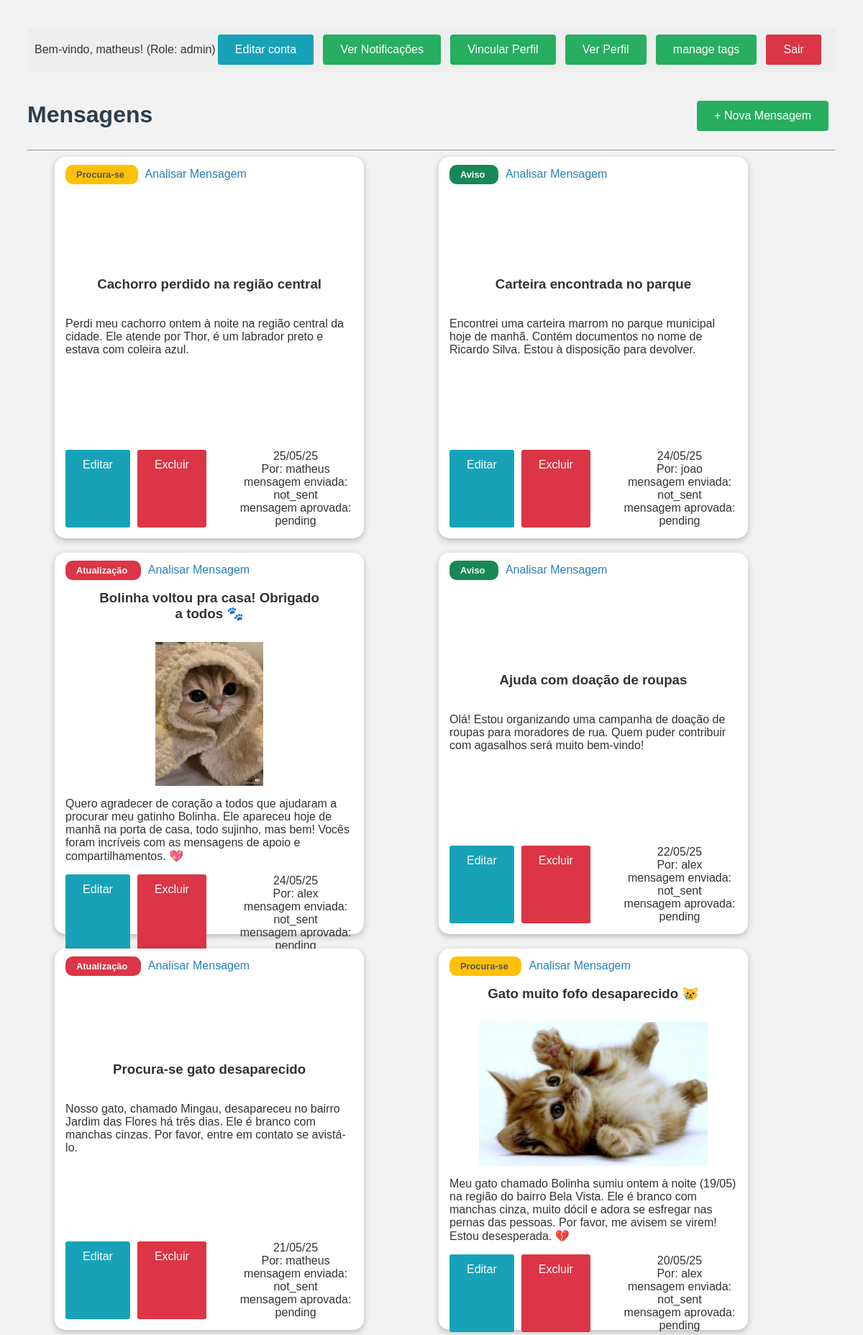
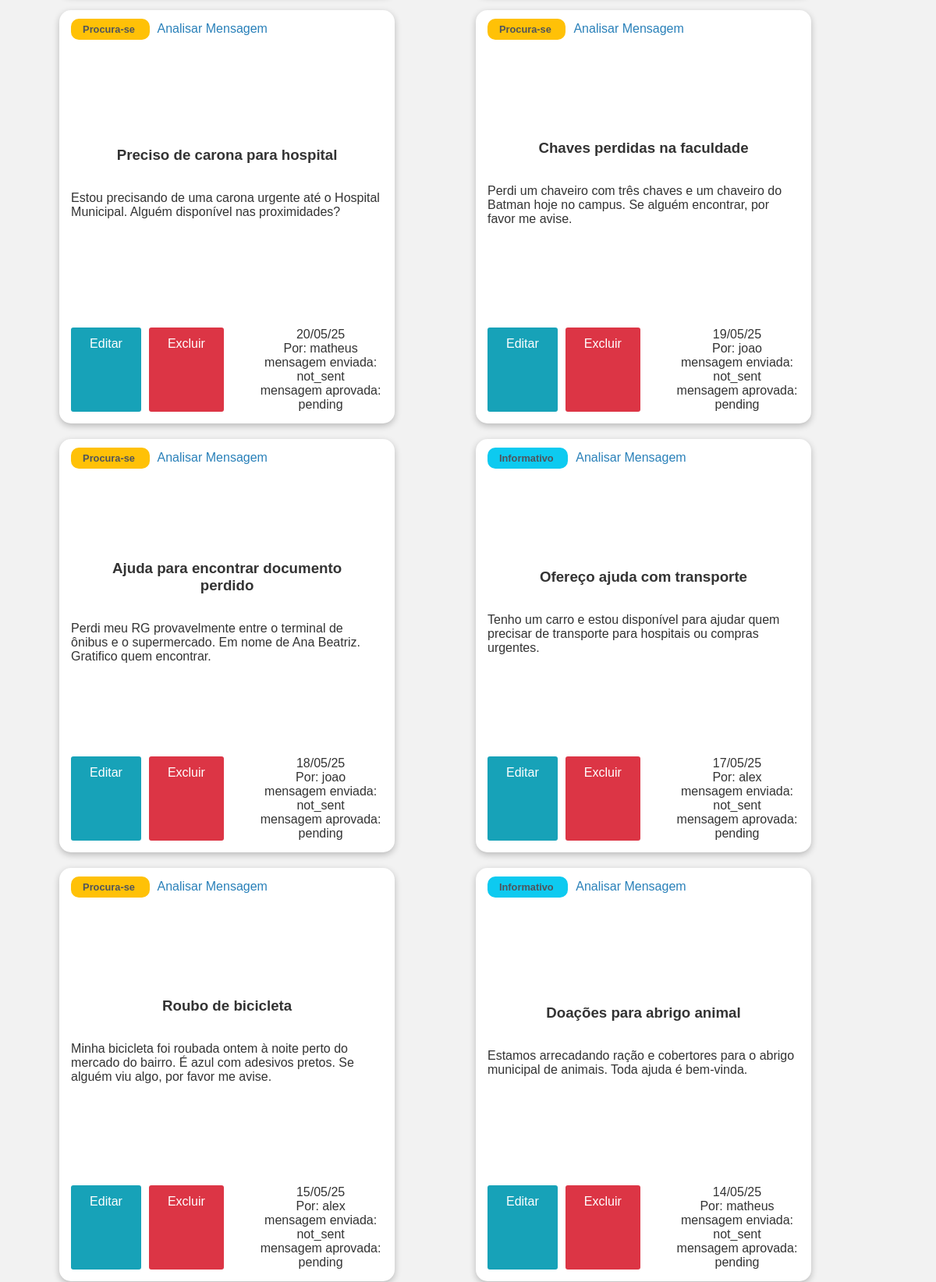
/mensagem/index.php (signed in, upper part), run on the app's committed database (2 pictures, top to bottom).
### tables this page shows
CREATE TABLE `mensagens` (
  `id` int(11) NOT NULL,
  `titulo` varchar(100) DEFAULT NULL,
  `conteudo` text DEFAULT NULL,
  `criado_em` timestamp NOT NULL DEFAULT current_timestamp(),
  `user_id` int(11) DEFAULT NULL,
  `tag_id` int(11) DEFAULT NULL,
  `image_path` varchar(255) DEFAULT NULL
);

CREATE TABLE `tags` (
  `id` int(11) NOT NULL,
  `nome` varchar(50) NOT NULL
);

CREATE TABLE `usuarios` (
  `id` int(11) NOT NULL,
  `username` varchar(50) NOT NULL,
  `password` varchar(255) NOT NULL,
  `role` varchar(20) DEFAULT 'user',
  `created_at` timestamp NOT NULL DEFAULT current_timestamp(),
  `telefone` VARCHAR(20),
  `area_atuacao` VARCHAR(255),
  `email` varchar(255) NOT NULL
);

### mensagem/index.php (the view, shortened to what this page needs)
<?php
include 'db.php';
$sql = "SELECT m.*, u.username, t.nome AS tag_nome
        FROM mensagens m
        LEFT JOIN usuarios u ON m.user_id = u.id
        LEFT JOIN tags t ON m.tag_id = t.id
        ORDER BY m.criado_em DESC";
$result = $conn->query($sql);
$logged_user_id = isset($_SESSION['user_id']) ? $_SESSION['user_id'] : null;
$logged_user_role = isset($_SESSION['role']) ? $_SESSION['role'] : null;
?>
<!DOCTYPE html>
<html>
<head>
    <link rel="stylesheet" href="style.css">
</head>
<body>
    <div
        style="padding: 10px; background-color: #eee; margin-bottom: 20px; border-radius: 5px; display: flex; justify-content: space-between; align-items: center;">
        <span>
            Bem-vindo, <?php echo htmlspecialchars($_SESSION['username']); ?>!
            (Role: <?php echo htmlspecialchars($logged_user_role); ?>)
        </span>
        <a href="../auth/editar_perfil.php" class="botao botao-editar">Editar conta</a>
        <a href="notificacoes.php">
            <button>Ver Notificações</button>
        </a>
        <a href="vincular_perfil.php">
            <button>Vincular Perfil</button>
        </a>
        <a href="ver_perfil.php">
            <button>Ver Perfil</button>
        </a>
        <a href="manage_tags.php">
            <button>manage tags</button>
        </a>
        <a href="../auth/logout.php" class="botao botao-excluir">Sair</a>
    </div>
    <div class="msg-header">
        <div class="header-title">
            <h1>Mensagens</h1>
            <a href="create.php" class="button-new"><button style="margin-top: 20px">+ Nova Mensagem</button></a>
        </div>
    </div>
    <hr>
    <?php if ($result->num_rows > 0): ?>
        <div class="cards_list">
            <?php while ($row = $result->fetch_assoc()): ?>
                <?php
                $conteudo = htmlspecialchars($row['conteudo']);
                ?>
                <div class="message-card  <?php
                if (!empty($row['image_path']) && mb_strlen($conteudo) > 250) {
                    echo 'aumenta-card';
                }
                ?>">
                    <div class="display-tag">
                        <?php if (!empty($row['tag_nome'])): ?>
                            <span class="message-tag
                            <?php
                            if ($row['tag_nome'] === 'Atualização') {
                                echo 'tag-importante';
                            } elseif ($row['tag_nome'] === 'Aviso') {
                                echo 'tag-aviso';
                            } elseif ($row['tag_nome'] === 'Informativo') {
                                echo 'tag-informativo';
                            } elseif ($row['tag_nome'] === 'Procura-se') {
                                echo 'tag-procurase';
                            }
                            ?>
                            ">
                                <?= htmlspecialchars($row['tag_nome']) ?>
                            </span>
                        <?php if ($row['admin_status'] === 'pending'): ?>
                            <span>
                                <a href="analisar_mensagem.php?id=<?= $row['id'] ?>" class="btn-analisar">
                                    Analisar Mensagem
                                </a>
                            </span>
                        <?php endif; ?>
                        <?php elseif ($row['tag_id']): ?>
                            <span class="message-tag" style="/* estilo diferente talvez */">[Tag Removida]</span>
                        <?php endif; ?>
                    </div>
                    <div class="message-info">
                        <div class="card-title">
                            <h3><?= htmlspecialchars($row['titulo']) ?></h3>
                        </div>
                        <div class="card-image">
                            <?php if (!empty($row['image_path'])): ?>
                                <img src="<?= htmlspecialchars($row['image_path']) ?>"
                                    style="max-height: 200px; height: auto; margin-top: 10px;">
                            <?php endif; ?>
                        </div>
                        <div class="display-text">
                            <p class="message-text <?php
                            if (!empty($row['image_path']) && mb_strlen($conteudo) > 250) {
                                echo 'limita-tamanho-txt';
                            }
                            ?>">
                                <?php
                                echo nl2br($conteudo);
                                ?>
                            </p>
                        </div>
                    </div>
                    <div class="card-footer">
                        <div class="footer-member class-buttons">
                            <?php
                            if ($logged_user_id !== null && ($row['user_id'] == $logged_user_id || $logged_user_role === 'admin')):
                                ?>
                                <a href="edit.php?id=<?= $row['id'] ?>" class="botao botao-editar">Editar</a>
                                <a href="#" onclick="confirmarExclusao(<?= $row['id'] ?>)" class="botao botao-excluir">Excluir</a>
                            <?php endif; ?>
                        </div>
                        <div class="footer-member card-meta">
                            <div>
                                <?= date('d/m/y', strtotime($row['criado_em'])) ?>
                            </div>
                            <div>
                                <?php
                                $owner_id = $row['user_id'] ?? null;
                                ?>
                                <?php if (!empty($row['username'])): ?>
                                    Por: <?= htmlspecialchars($row['username']) ?>
                                    <br>
                                    mensagem enviada: <?= htmlspecialchars($row['status']) ?>
                                    <br>
                                    mensagem aprovada: <?= htmlspecialchars($row['admin_status']) ?>
                                <?php elseif ($owner_id): ?>
                                    Por: (usuário desconhecido)
                                <?php else: ?>
                                    Por: (autor não registrado)
                                <?php endif; ?>
                            </div>
                        </div>
                    </div>
                </div>
            <?php endwhile; ?>
        </div>
    <?php else: ?>
        <p>Nenhuma mensagem encontrada.</p>
    <?php endif; ?>
</body>
</html>

### mensagem/style.css (style rules this page uses)
body { font-family: Arial, sans-serif; background-color: #f2f2f2; padding: 30px; color: #333; }
h1, h2 { color: #2c3e50; }
a { color: #2980b9; text-decoration: none; margin-right: 10px; }
button { padding: 12px 24px; background-color: #27ae60; color: white; border: none; border-radius: 4px; cursor: pointer; font-size: 1em; }
.cards_list { width: 95%; margin: 0 auto; display: flex; flex-direction: column; flex-flow: wrap; flex-wrap: wrap; }
.message-card { display: flex; flex-direction: column; justify-content: space-between; background-color: white; padding: 15px; margin: 0 auto; margin-left: 10px; margin-bottom: 20px; border-radius: 15px; box-shadow: rgba(0, 0, 0, 0.24) 0px 3px 8px; width: 400px; height: 500px; transition: all 3s ease; }
.message-tag { background-color: #e2e3e5; color: #4f545c; padding: 6px 15px; border-radius: 10px; font-size: 0.8em; font-weight: bold; margin-right: 10px; }
.tag-importante { background-color: #dc3545; color: #f8f9fa; }
.tag-aviso { background-color: #198754; color: #f8f9fa; }
.tag-informativo { background-color: #0dcaf0; }
.tag-procurase { background-color: #ffc107; }
.card-title { display: flex; justify-content: center; }
.card-title h3 { width: 80%; text-align: center; }
.card-image { display: flex; justify-content: center; }
.card-footer { display: flex; flex-direction: row; justify-content: space-between; }
.class-buttons { display: flex; flex-direction: row; justify-content: space-between; }
.footer-member { width: 40%; }
.card-meta { display: flex; flex-direction: column; }
.card-meta div { text-align: center; }
.msg-header { display: flex; flex-direction: column; }
.header-title { display: flex; flex-direction: row; justify-content: space-between; }
.botao { padding: 12px 24px; text-decoration: none; border-radius: 3px; transition: background-color 0.3s ease, transform 0.2s ease; }
.botao-editar { background-color: #17a2b8; color: white; }
.botao-excluir { background-color: #dc3545; color: white; }

### data on the page
mensagens: tag.nome "Procura-se", titulo "Cachorro perdido na região central", conteudo "Perdi meu cachorro ontem à noite na região central da cidade. Ele atende por Thor, é um labrador preto e estava com coleira azul.", criado_em "25/05/25", user.username "matheus", status "not_sent", admin_status "pending"
mensagens: tag.nome "Aviso", titulo "Carteira encontrada no parque", conteudo "Encontrei uma carteira marrom no parque municipal hoje de manhã. Contém documentos no nome de Ricardo Silva. Estou à disposição para devolver.", criado_em "24/05/25", user.username "joao", status "not_sent", admin_status "pending"
mensagens: tag.nome "Atualização", titulo "Bolinha voltou pra casa! Obrigado a todos 🐾", image_path (picture), conteudo "Quero agradecer de coração a todos que ajudaram a procurar meu gatinho Bolinha. Ele apareceu hoje de manhã na porta de casa, todo sujinho, mas bem! Vocês foram incríveis com as mensagens de apoio e compartilhamentos. 💖", criado_em "24/05/25", user.username "alex", status "not_sent", admin_status "pending"
mensagens: tag.nome "Aviso", titulo "Ajuda com doação de roupas", conteudo "Olá! Estou organizando uma campanha de doação de roupas para moradores de rua. Quem puder contribuir com agasalhos será muito bem-vindo!", criado_em "22/05/25", user.username "alex", status "not_sent", admin_status "pending"
mensagens: tag.nome "Atualização", titulo "Procura-se gato desaparecido", conteudo "Nosso gato, chamado Mingau, desapareceu no bairro Jardim das Flores há três dias. Ele é branco com manchas cinzas. Por favor, entre em contato se avistá-lo.", criado_em "21/05/25", user.username "matheus", status "not_sent", admin_status "pending"
mensagens: tag.nome "Procura-se", titulo "Gato muito fofo desaparecido 😿", image_path (picture), conteudo "Meu gato chamado Bolinha sumiu ontem à noite (19/05) na região do bairro Bela Vista. Ele é branco com manchas cinza, muito dócil e adora se esfregar nas pernas das pessoas. Por favor, me avisem se virem! Estou desesperada. 💔", criado_em "20/05/25", user.username "alex", status "not_sent", admin_status "pending"
mensagens: tag.nome "Procura-se", titulo "Preciso de carona para hospital", conteudo "Estou precisando de uma carona urgente até o Hospital Municipal. Alguém disponível nas proximidades?", criado_em "20/05/25", user.username "matheus", status "not_sent", admin_status "pending"
mensagens: tag.nome "Procura-se", titulo "Chaves perdidas na faculdade", conteudo "Perdi um chaveiro com três chaves e um chaveiro do Batman hoje no campus. Se alguém encontrar, por favor me avise.", criado_em "19/05/25", user.username "joao", status "not_sent", admin_status "pending"
mensagens: tag.nome "Procura-se", titulo "Ajuda para encontrar documento perdido", conteudo "Perdi meu RG provavelmente entre o terminal de ônibus e o supermercado. Em nome de Ana Beatriz. Gratifico quem encontrar.", criado_em "18/05/25", user.username "joao", status "not_sent", admin_status "pending"
mensagens: tag.nome "Informativo", titulo "Ofereço ajuda com transporte", conteudo "Tenho um carro e estou disponível para ajudar quem precisar de transporte para hospitais ou compras urgentes.", criado_em "17/05/25", user.username "alex", status "not_sent", admin_status "pending"
mensagens: tag.nome "Procura-se", titulo "Roubo de bicicleta", conteudo "Minha bicicleta foi roubada ontem à noite perto do mercado do bairro. É azul com adesivos pretos. Se alguém viu algo, por favor me avise.", criado_em "15/05/25", user.username "alex", status "not_sent", admin_status "pending"
mensagens: tag.nome "Informativo", titulo "Doações para abrigo animal", conteudo "Estamos arrecadando ração e cobertores para o abrigo municipal de animais. Toda ajuda é bem-vinda.", criado_em "14/05/25", user.username "matheus", status "not_sent", admin_status "pending"

### other printed values
$_SESSION['username'] "matheus"
$logged_user_role "admin"
